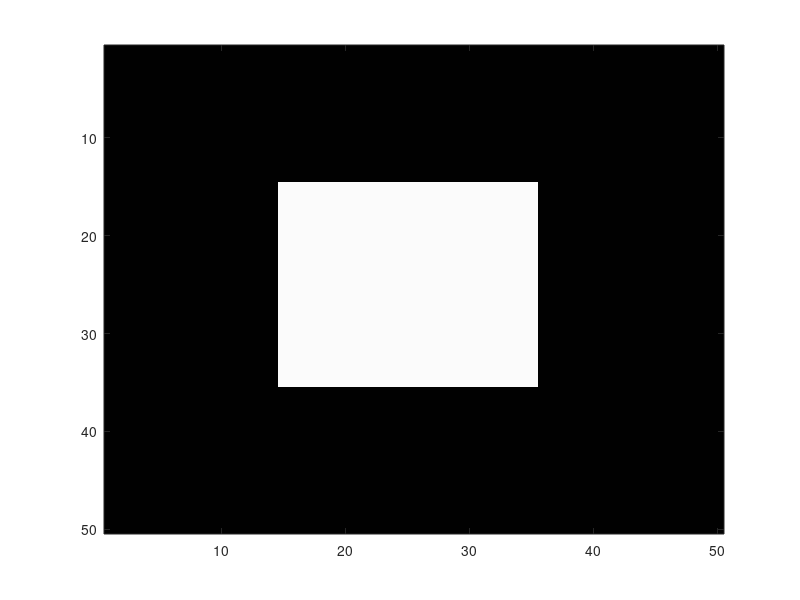

The MATLAB source for this figure: (Note: this script raises an error after producing the figure.)
% EECE 8395: Medical Image Segmentation
% Vanderbilt University
% Prof. Jack H. Noble
% Graph Cuts
clear all
close all
clc
% Initialize all of our helper Hash Tables:
global Parent Tree Active EdgeCaps Edges Edge_Lens r c Orphans Orphan_cnt PLengths
r=50;
c=50;
img = zeros(r,c);
img(15:35,15:35) = 1;

% r=10;
% c=10;
% img = zeros(r,c);
% img(5:7,5:7) = 1;

% Since we will use to define probability of belonging to S, we don’t want fully hard constraints
img(img(:)<0.01)=0.01;
img(img(:)>.99)=.99;
figure(1); close(1); figure(1); colormap(gray(256));
image(255*img);
% Parameters in our Graph Cut
sigma = 0.2;
lambda = 0.1;

Tree = zeros(r*c+2,1);
Tree(r*c+1)=1; % s
Tree(r*c+2)=2; % t
% The first r*c entries in Tree will contain our final segmentation – 1 for s and 2 for t
Parent = zeros(r*c+2,1);
Active = zeros(r*c+2,1);
nodes = (1:r*c)';
X = mod(nodes-1,r)+1;
Y = floor((nodes-1)/r)+1;
Edges = [X<r,X>1,Y<c,Y>1].*[nodes+1, nodes-1, nodes+r, nodes-r];
Edge_Lens = sum(Edges'>0)';
EdgeCaps = zeros(r*c,6);
EdgeCaps(:,5) = -lambda*log(1-img(:)');%s
EdgeCaps(:,6) = -lambda*log(img(:)');%t
EdgeCaps(:,1) = (1-lambda)*reshape([exp(-((img(1:end-1,:)-img(2:end,:)).^2)/(2*sigma*sigma));-ones(1,c)],[r*c,1]);%x+1
EdgeCaps(:,2) = (1-lambda)*reshape([-ones(1,c);exp(-((img(1:end-1,:)-img(2:end,:)).^2)/(2*sigma*sigma))],[r*c,1]);%x-1
EdgeCaps(:,3) = (1-lambda)*reshape([ exp(-((img(:,1:end-1)-img(:,2:end)).^2)/(2*sigma*sigma)),-ones(r,1)],[r*c,1]);%y+1
EdgeCaps(:,4) = (1-lambda)*reshape([-ones(r,1), exp(-((img(:,1:end-1)-img(:,2:end)).^2)/(2*sigma*sigma))],[r*c,1]);%y-1
for i=1:r*c
    EdgeCaps(i,1:Edge_Lens(i)) = EdgeCaps(i,Edges(i,1:4)>0);
    Edges(i,1:Edge_Lens(i)) = Edges(i,Edges(i,1:4)>0);
end
% PLengths will help us keep track of the length of the current path to each node – this will help us
% construct shorter paths in the adoption step:
PLengths = zeros(r*c+2,1);
% We also need Orphans to be a global so that they can be identified in the Augment step and
% addressed in the Adoption step:
Orphans = zeros(1,10000);
Orphan_cnt = 0;
% Finally, we can actually do the first grow step ourselves in a way that guarantees the initial tree
% assignments match our prior probability distribution function. This reduces a lot of orphan
% adoption operations that would occur if we instead connected all nodes to s initially:
msk = img(:)>0.5;
Active(1:r*c)=1;
Tree(msk)=1;
Tree(~msk)=2;
Parent(msk)=r*c+1;
Parent(~msk)=r*c+2;
% Finally add all the active nodes to the FIFO
FIFOInit(10*r*c);
for i=1:length(nodes)
    FIFOInsert(nodes(i));
end
% And perform the min-cut:
iter=0;
while (1)
    %     P = Grow();
    iter=iter+1;
    disp(['iteration ' num2str(iter)])
    P=[];
    while FIFOlen
        p = FIFOPop;
        if Active(p)==1
            neibs=[Edges(p,:) r*c+1 r*c+2];
            %         check if left, right, down, up exists (necessary?)
            for i = 1:length(neibs)
                q=neibs(i);
                if q
                    np=min(p,q);
                    nq=max(p,q);
                    if EdgeCaps(np,neibs==nq)>0
                        if Tree(q)==0
                            Active(q)=1;
                            Tree(q)=Tree(p);
                            Parent(q)=p;
                            PLengths(q)=PLengths(q)+1;
                            FIFOInsert(q)
                            
                        else
                            if Tree(q)~=Tree(p)
                                path1=p;
                                current_node=path1;
                                while current_node~= r*c+1 && current_node~= r*c+2
                                    path1=[path1 Parent(current_node)];
                                    current_node=Parent(current_node);
                                end
                                path2=q;
                                current_node=path2;
                                while current_node~= r*c+1 && current_node~= r*c+2
                                    path2=[path2 Parent(current_node)];
                                    current_node=Parent(current_node);
                                end
                                P=[path1(end:-1:1) path2];
                                if P(1)~=r*c+1
                                    P=P(end:-1:1);
                                end
%                                 return
                            end
                        end
                    end
                end
            end
            Active(p)=0;
        end
    end
    P
    if isempty(P)
        break;
    end
        Augment(P);
%         Adoption();
end
figure(2); close(2); figure(2); colormap(gray(256));
image(reshape(Tree(1:r*c)*255/2,[r,c]));